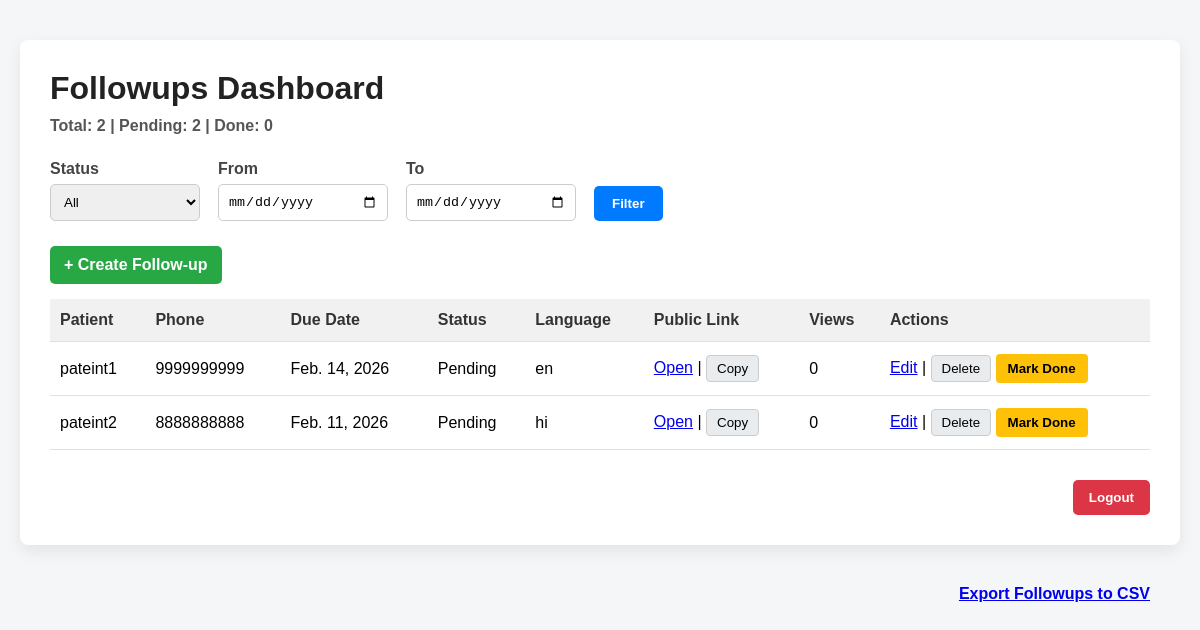
The app's page / (signed in) with its own data.
### core/models.py (models this page shows, shortened)
class FollowUp(models.Model):
    STATUS_CHOICES = (
        ('pending', 'Pending'),
        ('done', 'Done'),
    )
    LANGUAGE_CHOICES = (
        ('en', 'English'),
        ('hi', 'Hindi'),
    )
    clinic = models.ForeignKey(Clinic, on_delete=models.CASCADE)
    created_by = models.ForeignKey(User, on_delete=models.CASCADE)
    patient_name = models.CharField(max_length=255)
    phone = models.CharField(max_length=20)
    language = models.CharField(
        max_length=2,
        choices=LANGUAGE_CHOICES,
        default='en'
    )
    notes = models.TextField(blank=True)
    due_date = models.DateField()
    status = models.CharField(
        max_length=10,
        choices=STATUS_CHOICES,
        default='pending'
    )
    public_token = models.CharField(
        max_length=32,
        unique=True,
        editable=False
    )
    created_at = models.DateTimeField(auto_now_add=True)
    updated_at = models.DateTimeField(auto_now=True)

### core/views.py (the view)
# urls.py: path("", views.dashboard, name="dashboard"),
@login_required
def dashboard(request):
    user = request.user
    clinic = user.userprofile.clinic
    followups = FollowUp.objects.filter(clinic=clinic)
    status = request.GET.get("status")
    start_date = request.GET.get("start_date")
    end_date = request.GET.get("end_date")
    if status:
        followups = followups.filter(status=status)
    if start_date:
        followups = followups.filter(due_date__gte=start_date)
    if end_date:
        followups = followups.filter(due_date__lte=end_date)
    total_count = FollowUp.objects.filter(clinic=clinic).count()
    pending_count = FollowUp.objects.filter(clinic=clinic, status="pending").count()
    done_count = FollowUp.objects.filter(clinic=clinic, status="done").count()
    followups = followups.annotate(view_count=Count("publicviewlog"))
    context = {
        "followups": followups,
        "total_count": total_count,
        "pending_count": pending_count,
        "done_count": done_count,
    }
    return render(request, "dashboard.html", context)

### core/templates/dashboard.html (shortened to what this page needs)
<!DOCTYPE html>
<html lang="en">
<head>
</head>
<body>
<div class="container">
    <h1>Followups Dashboard</h1>
    <div class="stats">
        Total: {{ total_count }} |
        Pending: {{ pending_count }} |
        Done: {{ done_count }}
    </div>
    <form method="get" class="filter-form">
        <div>
            <label>Status</label>
            <select name="status">
                <option value="">All</option>
            </select>
        </div>
        <div>
            <label>From</label>
            <input type="date" name="start_date">
        </div>
        <div>
            <label>To</label>
            <input type="date" name="end_date">
        </div>
        <button type="submit">Filter</button>
    </form>
    <div class="actions">
        <a class="create-link" href="{% url 'create_followup' %}">
            + Create Follow-up
        </a>
    </div>
    <table>
        <tr>
            <th>Patient</th>
            <th>Phone</th>
            <th>Due Date</th>
            <th>Status</th>
            <th>Language</th>
            <th>Public Link</th>
            <th>Views</th>
            <th>Actions</th>
        </tr>
        {% for f in followups %}
        <tr>
            <td>{{ f.patient_name }}</td>
            <td>{{ f.phone }}</td>
            <td>{{ f.due_date }}</td>
            <td>
                {% if f.status == "done" %}
                    <span class="status-done">Done</span>
                {% else %}
                    Pending
                {% endif %}
            </td>
            <td>{{ f.language }}</td>
            <td>
                <a href="/p/{{ f.public_token }}/" target="_blank">Open</a>
                |
                <button
                    type="button"
                    class="link-btn"
                    onclick="copyLink('{{ request.scheme }}://{{ request.get_host }}/p/{{ f.public_token }}/')">
                    Copy
                </button>
            </td>
            <td>{{ f.view_count }}</td>
            <td>
                <a href="{% url 'edit_followup' f.id %}">Edit</a>
                |
                <form method="post" action="{% url 'delete_followup' f.id %}"
                      style="display:inline;"
                      onsubmit="return confirm('Delete this follow-up?');">
                    <button type="submit" class="link-btn">Delete</button>
                </form>
                {% if f.status != "done" %}
                <form method="post" action="{% url 'mark_followup_done' f.id %}" style="display:inline;">
                    <button type="submit" class="mark-done-btn">Mark Done</button>
                </form>
                {% else %}
                    ✓
                {% endif %}
            </td>
        </tr>
        {% empty %}
        <tr>
            <td colspan="8" class="empty-row">
                No followups found.
            </td>
        </tr>
        {% endfor %}
    </table>
    <form method="post" action="{% url 'logout' %}" class="logout-form">
        <button type="submit">Logout</button>
    </form>
</div>
<a class="export-link" href="{% url 'export_followups_csv' %}">
    Export Followups to CSV
</a>
</body>
</html>

### core/templates/dashboard.html (style rules this page uses)
body { font-family: Arial, Helvetica, sans-serif; background: #f4f6f8; margin: 0; padding: 0; }
.container { max-width: 1100px; margin: 40px auto; background: #ffffff; padding: 30px; border-radius: 8px; box-shadow: 0 6px 16px rgba(0, 0, 0, 0.08); }
h1 { margin: 0 0 10px 0; color: #222; }
.stats { margin-bottom: 25px; font-weight: bold; color: #555; }
.filter-form { display: flex; gap: 18px; align-items: flex-end; flex-wrap: wrap; margin-bottom: 25px; }
.filter-form label { display: block; font-weight: bold; margin-bottom: 6px; color: #444; }
.filter-form select, .filter-form input { padding: 9px; border-radius: 5px; border: 1px solid #ccc; min-width: 150px; }
.filter-form button { padding: 10px 18px; background: #007bff; color: #fff; border: none; border-radius: 5px; cursor: pointer; font-weight: bold; }
.actions { display: flex; justify-content: space-between; align-items: center; margin-bottom: 15px; }
.create-link { text-decoration: none; background: #28a745; color: #fff; padding: 10px 14px; border-radius: 5px; font-weight: bold; }
table { width: 100%; border-collapse: collapse; margin-top: 10px; }
table th, table td { padding: 12px 10px; border-bottom: 1px solid #e0e0e0; text-align: left; vertical-align: middle; }
table th { background: #f1f1f1; color: #333; }
.mark-done-btn { background: #ffc107; border: none; padding: 7px 12px; border-radius: 4px; cursor: pointer; font-weight: bold; }
.link-btn { background: #e9ecef; border: 1px solid #ccc; padding: 5px 10px; border-radius: 4px; cursor: pointer; }
.logout-form { margin-top: 30px; text-align: right; }
.logout-form button { background: #dc3545; color: #fff; border: none; padding: 10px 16px; border-radius: 5px; cursor: pointer; font-weight: bold; }
.export-link { display: block; max-width: 1100px; margin: 10px auto; text-align: right; font-weight: bold; }

### records on screen
FollowUp: patient_name "pateint1", phone "9999999999", due_date "Feb. 14, 2026", status "Pending", language "en", view_count "0"
FollowUp: patient_name "pateint2", phone "8888888888", due_date "Feb. 11, 2026", status "Pending", language "hi", view_count "0"

### other values on screen
{{ total_count }} "2"
{{ pending_count }} "2"
{{ done_count }} "0"
